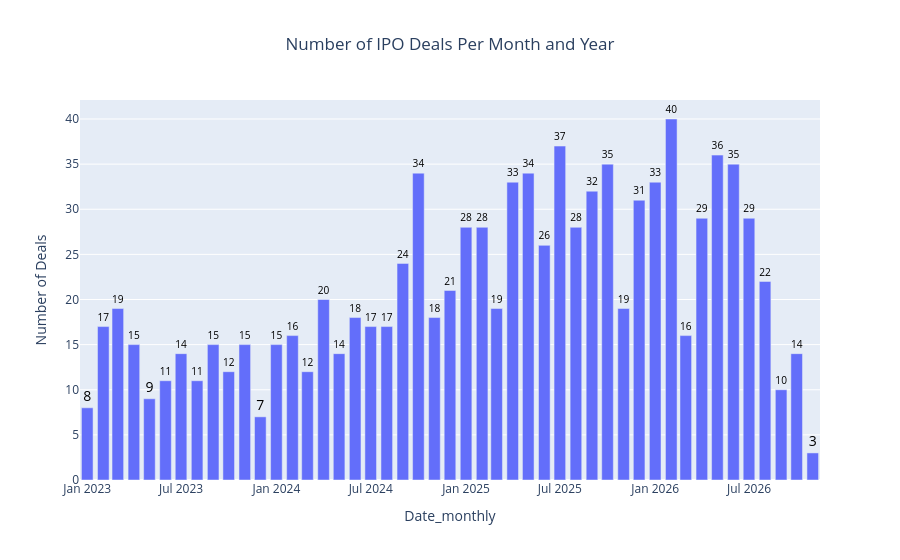

Notebook source saved alongside this figure:
### Code cell
#some visualization: bar chart using plotly Express
import plotly.express as px
stacked_ipos_df['Date_monthly'] = stacked_ipos_df['IPO Date'].dt.to_period('M').dt.to_timestamp()

Monthly_Deals = stacked_ipos_df['Date_monthly'].value_counts().reset_index().sort_values(by = 'Date_monthly')
Monthly_Deals.columns = ['Date_monthly', 'Number of Deals']

fig = px.bar(Monthly_Deals,
            x = 'Date_monthly',
            y = 'Number of Deals',
            labels = {'Monthly_Year': 'Month and Year',
                     'Number of Deals' : 'Number of Deals'},
            title ='Number of IPO Deals Per Month and Year',
            text = 'Number of Deals'
            )
fig.update_traces(textposition ='outside',
                 textfont = dict(color='black',size = 14))
fig.update_layout(title_x = 0.5)
fig.show()

### Figure 1 — Plotly figure (JSON) as saved in the notebook; plotly's stock layout.template omitted (floating-point values rounded to 4 significant figures)
{"data": [{"hovertemplate": "Date_monthly=%{x}<br>Number of Deals=%{text}<extra></extra>", "legendgroup": "", "marker": {"color": "#636efa", "pattern": {"shape": ""}}, "name": "", "orientation": "v", "showlegend": false, "text": [8.0, 17.0, 19.0, 15.0, 9.0, 11.0, 14.0, 11.0, 15.0, 12.0, 15.0, 7.0, 15.0, 16.0, 12.0, 20.0, 14.0, 18.0, 17.0, 17.0, 24.0, 34.0, 18.0, 21.0, 28.0, 28.0, 19.0, 33.0, 34.0, 26.0, 37.0, 28.0, 32.0, 35.0, 19.0, 31.0, 33.0, 40.0, 16.0, 29.0, 36.0, 35.0, 29.0, 22.0, 10.0, 14.0, 3.0], "textfont": {"color": "black", "size": 14}, "textposition": "outside", "type": "bar", "x": ["2023-01-01T00:00:00.000000000", "2023-02-01T00:00:00.000000000", "2023-03-01T00:00:00.000000000", "2023-04-01T00:00:00.000000000", "2023-05-01T00:00:00.000000000", "2023-06-01T00:00:00.000000000", "2023-07-01T00:00:00.000000000", "2023-08-01T00:00:00.000000000", "2023-09-01T00:00:00.000000000", "2023-10-01T00:00:00.000000000", "2023-11-01T00:00:00.000000000", "2023-12-01T00:00:00.000000000", "2024-01-01T00:00:00.000000000", "2024-02-01T00:00:00.000000000", "2024-03-01T00:00:00.000000000", "2024-04-01T00:00:00.000000000", "2024-05-01T00:00:00.000000000", "2024-06-01T00:00:00.000000000", "2024-07-01T00:00:00.000000000", "2024-08-01T00:00:00.000000000", "2024-09-01T00:00:00.000000000", "2024-10-01T00:00:00.000000000", "2024-11-01T00:00:00.000000000", "2024-12-01T00:00:00.000000000", "2025-01-01T00:00:00.000000000", "2025-02-01T00:00:00.000000000", "2025-03-01T00:00:00.000000000", "2025-04-01T00:00:00.000000000", "2025-05-01T00:00:00.000000000", "2025-06-01T00:00:00.000000000", "2025-07-01T00:00:00.000000000", "2025-08-01T00:00:00.000000000", "2025-09-01T00:00:00.000000000", "2025-10-01T00:00:00.000000000", "2025-11-01T00:00:00.000000000", "2025-12-01T00:00:00.000000000", "2026-01-01T00:00:00.000000000", "2026-02-01T00:00:00.000000000", "2026-03-01T00:00:00.000000000", "2026-04-01T00:00:00.000000000", "2026-05-01T00:00:00.000000000", "2026-06-01T00:00:00.000000000", "2026-07-01T00:00:00.000000000", "2026-08-01T00:00:00.000000000", "2026-09-01T00:00:00.000000000", "2026-10-01T00:00:00.000000000", "2026-11-01T00:00:00.000000000"], "xaxis": "x", "y": [8, 17, 19, 15, 9, 11, 14, 11, 15, 12, 15, 7, 15, 16, 12, 20, 14, 18, 17, 17, 24, 34, 18, 21, 28, 28, 19, 33, 34, 26, 37, 28, 32, 35, 19, 31, 33, 40, 16, 29, 36, 35, 29, 22, 10, 14, 3], "yaxis": "y"}], "layout": {"barmode": "relative", "legend": {"tracegroupgap": 0}, "title": {"text": "Number of IPO Deals Per Month and Year", "x": 0.5}, "xaxis": {"anchor": "y", "domain": [0, 1], "title": {"text": "Date_monthly"}}, "yaxis": {"anchor": "x", "domain": [0, 1], "title": {"text": "Number of Deals"}}}}
